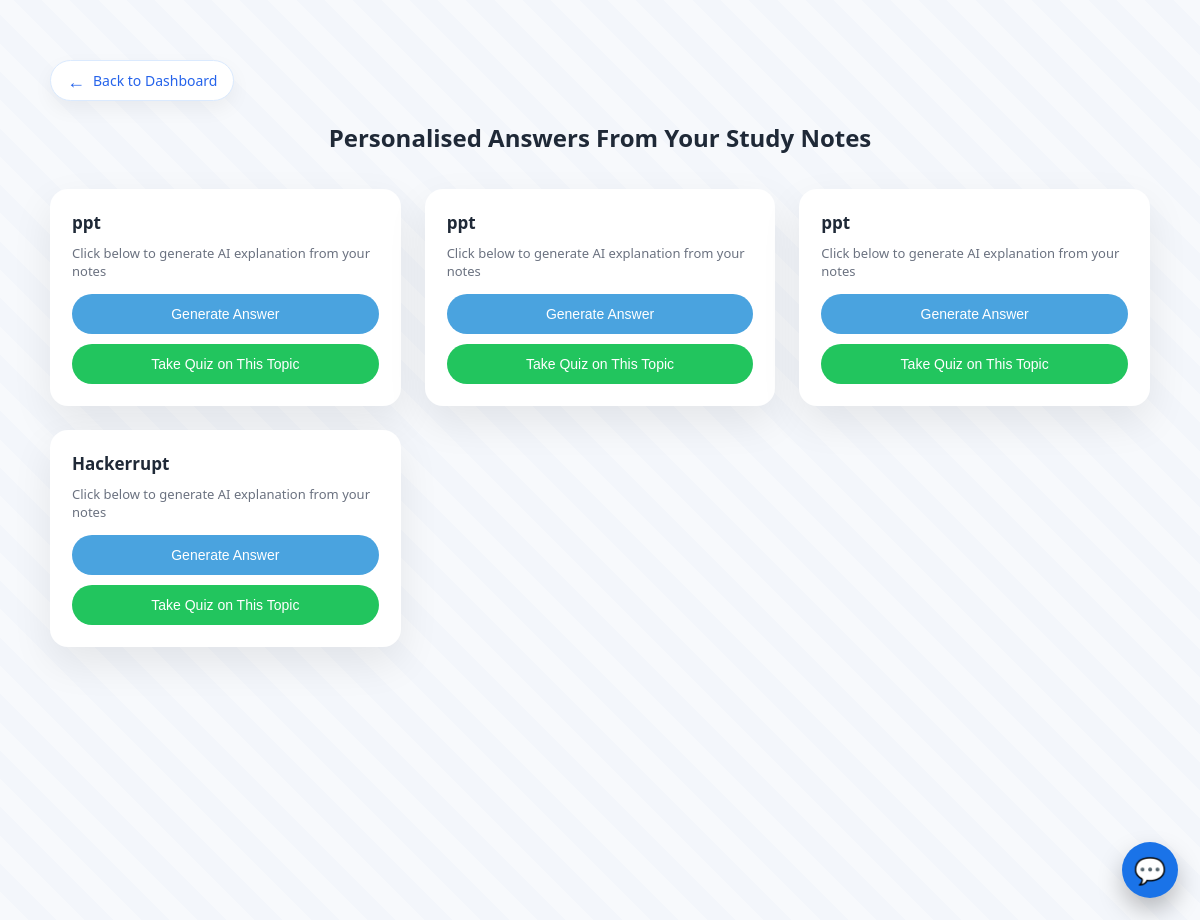
Before: /materials/ (signed in) with the older database file.
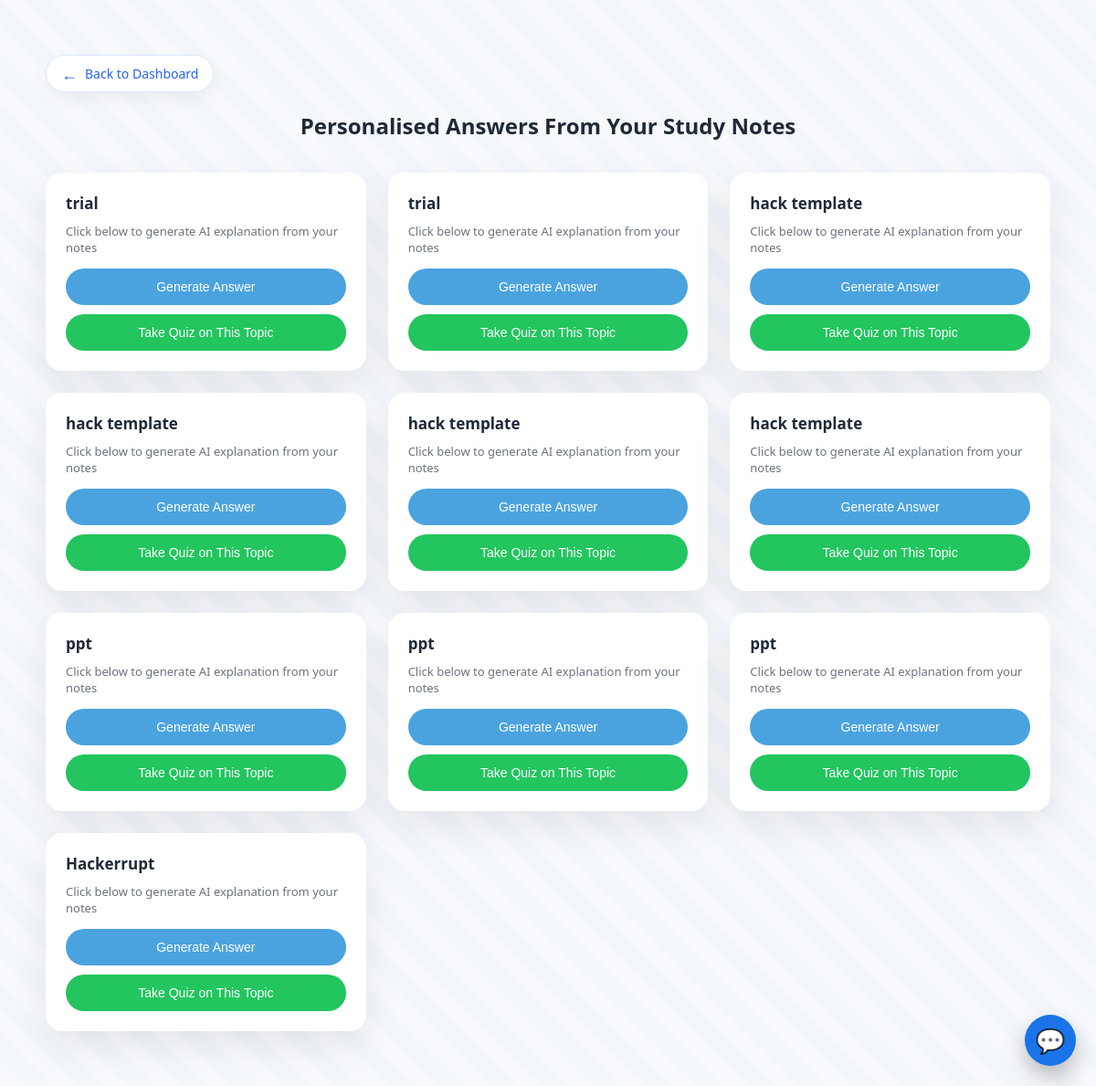
After: the same page with the newer database file.
### pilot/models.py (models this page shows, shortened)
class StudyMaterial(models.Model):
    student = models.ForeignKey(Student, on_delete=models.CASCADE)
    title = models.CharField(max_length=200)
    pdf = models.FileField(upload_to="pdfs/")
    extracted_text = models.TextField(blank=True)
    cleaned_text = models.TextField(blank=True)
    uploaded_at = models.DateTimeField(auto_now_add=True)

### pilot/views.py (the view)
# urls.py: path("materials/", material_view, name="material_view"),
@login_required
def material_view(request):
    materials = StudyMaterial.objects.filter(
        student=request.user
    ).order_by("-uploaded_at")
    return render(
        request,
        "pilot/material_view.html",
        {
            "materials": materials
        }
    )

### pilot/templates/pilot/material_view.html (shortened to what this page needs)
<!DOCTYPE html>
<html lang="en">
<head>
</head>
<body>
<div class="wrapper">
    <a href="{% url 'dashboard' %}" class="back-btn">
        <span>←</span> Back to Dashboard
    </a>
    <h2>Personalised Answers From Your Study Notes</h2>
    <div class="grid">
    {% for material in materials %}
        <div class="card">
            <h3>{{ material.title }}</h3>
            <div class="hint">
                Click below to generate AI explanation from your notes
            </div>
            <button onclick="askAI({{ material.id }})">
                Generate Answer
            </button>
            <button class="quiz-btn"
                    onclick="goToQuiz({{ material.id }})">
                Take Quiz on This Topic
            </button>
        </div>
    {% endfor %}
    </div>
<div onclick="toggleChatbot()"
     style="
        position:fixed;
        bottom:22px;
        right:22px;
        width:56px;
        height:56px;
        background:#1a73e8;
        color:white;
        font-size:26px;
        border-radius:50%;
        display:flex;
        align-items:center;
        justify-content:center;
        cursor:pointer;
        box-shadow:0 12px 25px rgba(0,0,0,0.25);
        z-index:9999;
     ">
    💬
</div>
</div>
</body>
</html>

### pilot/templates/pilot/material_view.html (style rules this page uses)
:root { --primary: #4aa3df; --primary-light: #eaf5fc; --text-dark: #1f2937; --text-muted: #6b7280; }
body { margin: 0; min-height: 100vh; font-family: "Segoe UI", Roboto, sans-serif; background: repeating-linear-gradient( 45deg, #f7f9fc, #f7f9fc 20px, #f3f6fb 20px, #f3f6fb 40px ); display: flex; justify-content: center; align-items: flex-start; padding: 60px 20px; }
.wrapper { width: 100%; max-width: 1100px; }
h2 { text-align: center; margin-bottom: 35px; color: var(--text-dark); font-weight: 600; }
.grid { display: grid; grid-template-columns: repeat(auto-fill, minmax(340px, 1fr)); gap: 24px; }
.card { background: #ffffff; padding: 22px; border-radius: 18px; box-shadow: 0 16px 40px rgba(0,0,0,0.08); display: flex; flex-direction: column; transition: transform 0.2s ease, box-shadow 0.2s ease; }
.card h3 { margin: 0 0 10px; color: var(--text-dark); font-size: 17px; font-weight: 600; }
.hint { font-size: 13px; color: var(--text-muted); margin-bottom: 14px; }
button { margin-top: auto; padding: 12px; width: 100%; border: none; border-radius: 999px; background: var(--primary); color: white; font-size: 14px; font-weight: 500; cursor: pointer; transition: background 0.2s ease, transform 0.1s ease; }
.quiz-btn { margin-top: 10px; background: #22c55e; }
.back-btn { display: inline-flex; align-items: center; gap: 8px; padding: 10px 16px; border-radius: 999px; background: #ffffff; border: 1px solid #dbeafe; color: #2563eb; font-size: 14px; font-weight: 500; cursor: pointer; text-decoration: none; box-shadow: 0 8px 20px rgba(0,0,0,0.05); transition: all 0.2s ease; }
.back-btn span { font-size: 18px; line-height: 1; }

Changed rows visible on the page:
added StudyMaterial: title "trial"
added StudyMaterial: title "trial"
added StudyMaterial: title "hack template"
added StudyMaterial: title "hack template"
added StudyMaterial: title "hack template"
added StudyMaterial: title "hack template"
